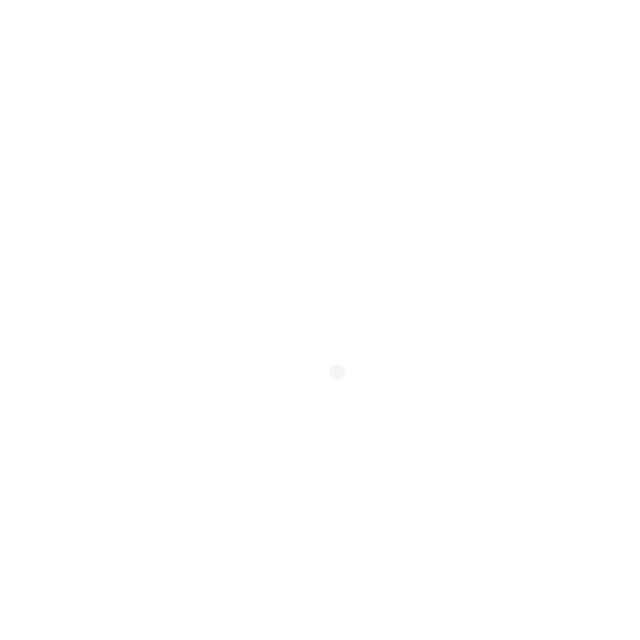
Frame 1 (no input)
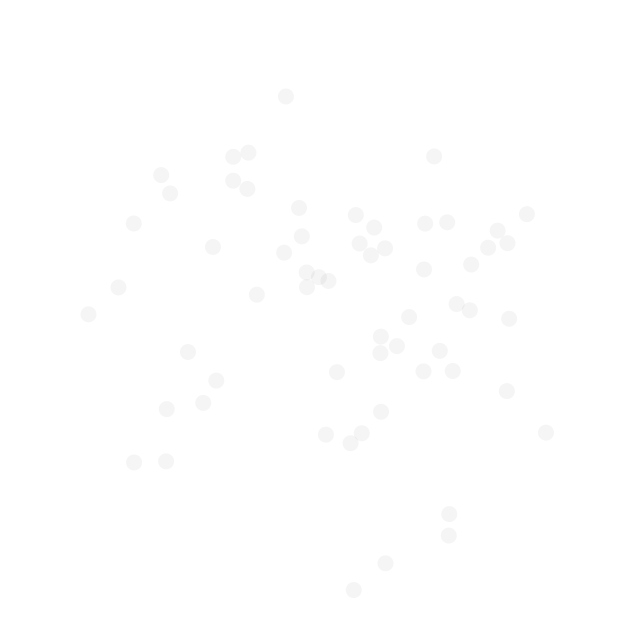
Frame 60 (the mouse pressed at the canvas centre just before this capture)
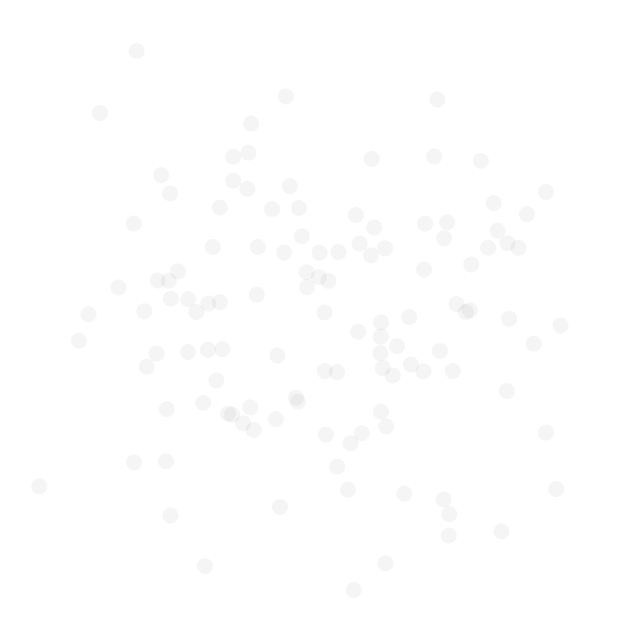
Frame 120 (the mouse held since frame 60 and released just before this capture)

The Processing sketch that drew these frames (run headless with seeded random() and noise(); from frame 60 on, the mouse is pressed at the canvas centre):

// Processing sketch: sketch_2d_Gaussian___Circles
// ── sketch_2d_Gaussian___Circles.pde
// The Nature of Code
// Daniel Shiffman
// http://natureofcode.com

void setup() {
  size(640, 640);
  background(255);
}

void draw() {

  // Get a gaussian random number w/ mean of 0 and standard deviation of 1.0
  float xloc = randomGaussian();
  float yloc = randomGaussian();

  float sd = 120;                // Define a standard deviation
  float mean = width/2;         // Define a mean value (middle of the screen along the x-axis)
  xloc = ( xloc * sd ) + mean;  // Scale the gaussian random number by standard deviation and mean
  yloc = ( yloc * sd ) + mean;

  noStroke();
  fill(0, 10);
  noStroke();
  ellipse(xloc, yloc, 16, 16);   // Draw an ellipse at our "normal" random location
}
